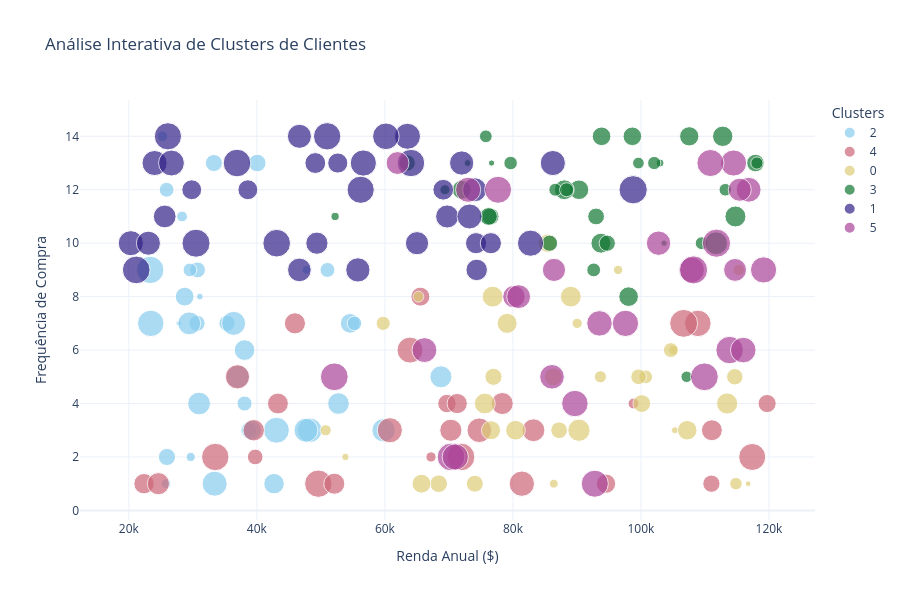

Notebook code cell kept with this figure:
### Code cell
# Gráfico Interativo com Plotly
import plotly.express as px
import plotly.graph_objects as go

df_plot = df.copy()
df_plot['Cluster'] = df_plot['Cluster'].astype(str)

fig = px.scatter(
    df_plot,
    x='Renda_Anual',
    y='Frequência_Compra',
    color='Cluster',
    size='Ticket_Médio',
    hover_data=['ID_Cliente', 'Idade', 'Gênero', 'Pontuação_Fidelidade'],
    title='Análise Interativa de Clusters de Clientes',
    color_discrete_sequence=px.colors.qualitative.Safe
)

# Calcular os centroides no espaço original
centroids_orig = scaler.inverse_transform(kmeans.cluster_centers_)

# Adicionar os centroides ao gráfico 2D
fig.add_trace(go.Scatter(
    x=centroids_orig[:, 0],
    y=centroids_orig[:, 1],
    mode='markers',
    marker=dict(
        size=15,
        color='black',
        symbol='x',
        line=dict(color='white', width=2)
    ),
    name='Centroides'
))

fig.update_layout(
    xaxis_title="Renda Anual ($)",
    yaxis_title="Frequência de Compra",
    legend_title="Clusters",
    template="plotly_white",
    width=900,
    height=600
)
fig.show()

### Figure 1 — Plotly figure (JSON) as saved in the notebook; plotly's stock layout.template omitted (floating-point values rounded to 4 significant figures; data arrays with more than 128 entries replaced by an {"elided": "..."} marker saying what was removed)
{"data": [{"customdata": {"elided": "37x4 mixed values"}, "hovertemplate": "Cluster=2<br>Renda_Anual=%{x}<br>Frequência_Compra=%{y}<br>Ticket_Médio=%{marker.size}<br>ID_Cliente=%{customdata[0]}<br>Idade=%{customdata[1]}<br>Gênero=%{customdata[2]}<br>Pontuação_Fidelidade=%{customdata[3]}<extra></extra>", "legendgroup": "2", "marker": {"color": "rgb(136, 204, 238)", "size": [136, 336, 162, 434, 243, 291, 27, 141, 155, 47, 60, 247, 164, 220, 390, 322, 261, 138, 165, 301, 330, 377, 72, 184, 20, 70, 192, 465, 53, 181, 325, 131, 417, 117, 357, 354, 266], "sizemode": "area", "sizeref": 1.242, "symbol": "circle"}, "mode": "markers", "name": "2", "orientation": "v", "showlegend": true, "type": "scatter", "x": [25895, 59790, 38711, 23420, 54584, 52745, 31093, 38070, 30729, 47751, 25801, 39190, 30647, 28716, 33403, 30966, 42677, 51024, 35338, 68747, 37019, 48251, 28308, 25949, 27805, 25237, 40056, 23343, 29662, 33284, 29435, 55247, 43049, 29540, 36364, 47663, 38071], "xaxis": "x", "y": [12, 3, 3, 7, 7, 4, 8, 4, 9, 9, 1, 3, 7, 8, 1, 4, 1, 9, 7, 5, 5, 3, 11, 2, 7, 14, 13, 9, 2, 13, 7, 7, 3, 9, 7, 3, 6], "yaxis": "y"}, {"customdata": [[2, 69, "Feminino", 81], [12, 28, "Masculino", 88], [13, 41, "Masculino", 69], [23, 55, "Feminino", 80], [25, 38, "Feminino", 75], [44, 24, "Masculino", 82], [54, 43, "Feminino", 90], [59, 24, "Feminino", 90], [62, 64, "Masculino", 73], [64, 31, "Feminino", 47], [67, 67, "Feminino", 94], [71, 23, "Masculino", 81], [76, 43, "Feminino", 99], [80, 53, "Masculino", 56], [87, 40, "Feminino", 88], [100, 32, "Feminino", 64], [107, 18, "Feminino", 86], [119, 59, "Feminino", 100], [124, 26, "Feminino", 83], [140, 52, "Feminino", 70], [143, 31, "Masculino", 94], [147, 43, "Masculino", 94], [157, 68, "Masculino", 95], [161, 69, "Feminino", 92], [162, 49, "Feminino", 75], [168, 62, "Feminino", 62], [179, 19, "Feminino", 70], [183, 45, "Masculino", 84], [189, 28, "Masculino", 90], [196, 69, "Feminino", 77]], "hovertemplate": "Cluster=4<br>Renda_Anual=%{x}<br>Frequência_Compra=%{y}<br>Ticket_Médio=%{marker.size}<br>ID_Cliente=%{customdata[0]}<br>Idade=%{customdata[1]}<br>Gênero=%{customdata[2]}<br>Pontuação_Fidelidade=%{customdata[3]}<extra></extra>", "legendgroup": "4", "marker": {"color": "rgb(204, 102, 119)", "size": [153, 393, 232, 66, 324, 479, 205, 376, 211, 466, 436, 259, 272, 275, 305, 286, 302, 484, 278, 224, 468, 367, 398, 73, 255, 420, 454, 271, 305, 185], "sizemode": "area", "sizeref": 1.242, "symbol": "circle"}, "mode": "markers", "name": "4", "orientation": "v", "showlegend": true, "type": "scatter", "x": [39738, 60764, 94543, 67202, 83208, 71885, 119713, 74748, 69689, 49592, 108891, 22368, 111083, 52097, 70300, 39508, 78335, 106672, 45945, 65543, 33500, 36964, 81389, 98832, 71293, 63919, 117379, 43289, 24611, 111007], "xaxis": "x", "y": [2, 3, 1, 2, 3, 2, 4, 3, 4, 1, 7, 1, 3, 1, 3, 3, 4, 7, 7, 8, 2, 5, 1, 4, 4, 6, 2, 4, 1, 1], "yaxis": "y"}, {"customdata": {"elided": "34x4 mixed values"}, "hovertemplate": "Cluster=0<br>Renda_Anual=%{x}<br>Frequência_Compra=%{y}<br>Ticket_Médio=%{marker.size}<br>ID_Cliente=%{customdata[0]}<br>Idade=%{customdata[1]}<br>Gênero=%{customdata[2]}<br>Pontuação_Fidelidade=%{customdata[3]}<extra></extra>", "legendgroup": "0", "marker": {"color": "rgb(221, 204, 119)", "size": [77, 192, 179, 168, 222, 271, 33, 20, 73, 31, 183, 197, 65, 54, 270, 308, 84, 196, 236, 117, 124, 152, 97, 91, 58, 173, 269, 137, 278, 241, 226, 248, 211, 49], "sizemode": "area", "sizeref": 1.242, "symbol": "circle"}, "mode": "markers", "name": "0", "orientation": "v", "showlegend": true, "type": "scatter", "x": [50746, 68404, 74045, 114660, 65714, 76835, 53828, 116752, 65236, 105314, 76958, 86320, 90031, 96429, 75609, 90313, 115285, 100135, 107235, 100738, 59734, 99634, 114841, 93666, 105067, 87215, 89042, 104664, 113468, 80403, 76573, 79101, 85417, 86387], "xaxis": "x", "y": [3, 1, 1, 5, 1, 8, 2, 1, 8, 3, 5, 5, 7, 9, 4, 3, 9, 4, 3, 5, 7, 5, 1, 5, 6, 3, 8, 6, 4, 3, 3, 7, 10, 1], "yaxis": "y"}, {"customdata": {"elided": "35x4 mixed values"}, "hovertemplate": "Cluster=3<br>Renda_Anual=%{x}<br>Frequência_Compra=%{y}<br>Ticket_Médio=%{marker.size}<br>ID_Cliente=%{customdata[0]}<br>Idade=%{customdata[1]}<br>Gênero=%{customdata[2]}<br>Pontuação_Fidelidade=%{customdata[3]}<extra></extra>", "legendgroup": "3", "marker": {"color": "rgb(17, 119, 51)", "size": [63, 192, 99, 248, 183, 166, 39, 163, 175, 109, 239, 231, 239, 101, 216, 29, 24, 243, 258, 82, 196, 118, 25, 216, 42, 221, 102, 164, 104, 114, 274, 322, 85, 94, 122], "sizemode": "area", "sizeref": 1.242, "symbol": "circle"}, "mode": "markers", "name": "3", "orientation": "v", "showlegend": true, "type": "scatter", "x": [69377, 117888, 113179, 93744, 76491, 63484, 102989, 85726, 92991, 102074, 98069, 107545, 90316, 75766, 98657, 72921, 76661, 88027, 112772, 107142, 76179, 92615, 103613, 93847, 52217, 71990, 109480, 94740, 86617, 79638, 114758, 111747, 99605, 118116, 88385], "xaxis": "x", "y": [12, 13, 12, 10, 11, 13, 13, 10, 11, 13, 8, 14, 12, 14, 14, 13, 13, 12, 14, 5, 11, 9, 10, 14, 11, 12, 10, 10, 12, 13, 11, 10, 13, 13, 12], "yaxis": "y"}, {"customdata": {"elided": "36x4 mixed values"}, "hovertemplate": "Cluster=1<br>Renda_Anual=%{x}<br>Frequência_Compra=%{y}<br>Ticket_Médio=%{marker.size}<br>ID_Cliente=%{customdata[0]}<br>Idade=%{customdata[1]}<br>Gênero=%{customdata[2]}<br>Pontuação_Fidelidade=%{customdata[3]}<extra></extra>", "legendgroup": "1", "marker": {"color": "rgb(51, 34, 136)", "size": [322, 246, 460, 421, 252, 392, 393, 278, 490, 460, 349, 475, 427, 392, 367, 335, 416, 331, 360, 361, 477, 476, 279, 388, 307, 287, 468, 497, 270, 426, 360, 441, 245, 366, 466, 268], "sizemode": "area", "sizeref": 1.242, "symbol": "circle"}, "mode": "markers", "name": "1", "orientation": "v", "showlegend": true, "type": "scatter", "x": [25600, 38589, 56212, 63525, 52635, 20301, 86235, 74240, 30492, 26102, 46641, 43093, 56631, 24014, 55777, 65017, 26655, 69726, 23051, 74021, 21150, 36896, 76556, 73222, 49375, 74340, 64078, 98781, 49124, 82752, 46646, 60158, 29823, 71991, 50977, 69115], "xaxis": "x", "y": [11, 12, 12, 14, 13, 10, 13, 10, 10, 14, 9, 10, 13, 13, 9, 10, 13, 11, 10, 12, 9, 13, 10, 11, 10, 9, 13, 12, 13, 10, 14, 14, 12, 13, 14, 12], "yaxis": "y"}, {"customdata": [[37, 64, "Feminino", 32], [43, 68, "Feminino", 5], [63, 52, "Feminino", 26], [69, 21, "Feminino", 48], [72, 59, "Feminino", 26], [77, 61, "Masculino", 52], [83, 65, "Feminino", 90], [84, 32, "Masculino", 28], [90, 33, "Masculino", 14], [94, 41, "Feminino", 3], [106, 41, "Masculino", 17], [109, 25, "Masculino", 44], [110, 41, "Feminino", 25], [114, 25, "Feminino", 25], [115, 52, "Feminino", 68], [118, 22, "Masculino", 18], [121, 58, "Masculino", 34], [125, 25, "Feminino", 42], [136, 39, "Feminino", 33], [154, 43, "Masculino", 40], [163, 21, "Feminino", 4], [167, 56, "Masculino", 51], [185, 61, "Feminino", 20], [186, 61, "Masculino", 12], [192, 56, "Masculino", 38], [194, 18, "Feminino", 11], [197, 30, "Feminino", 3], [198, 58, "Masculino", 33]], "hovertemplate": "Cluster=5<br>Renda_Anual=%{x}<br>Frequência_Compra=%{y}<br>Ticket_Médio=%{marker.size}<br>ID_Cliente=%{customdata[0]}<br>Idade=%{customdata[1]}<br>Gênero=%{customdata[2]}<br>Pontuação_Fidelidade=%{customdata[3]}<extra></extra>", "legendgroup": "5", "marker": {"color": "rgb(170, 68, 153)", "size": [478, 377, 430, 480, 432, 409, 428, 469, 384, 393, 334, 480, 436, 404, 424, 495, 370, 456, 385, 457, 408, 332, 313, 325, 454, 327, 491, 354], "sizemode": "area", "sizeref": 1.242, "symbol": "circle"}, "mode": "markers", "name": "5", "orientation": "v", "showlegend": true, "type": "scatter", "x": [70336, 86105, 70993, 109912, 97575, 107922, 119157, 113848, 116825, 73006, 86412, 52093, 89678, 93523, 114476, 111794, 102750, 110852, 66175, 92789, 115981, 115435, 80160, 61975, 77679, 114704, 108223, 80890], "xaxis": "x", "y": [2, 5, 2, 5, 7, 9, 9, 6, 12, 12, 9, 5, 4, 7, 13, 10, 10, 13, 6, 1, 6, 12, 8, 13, 12, 9, 9, 8], "yaxis": "y"}], "layout": {"height": 600, "legend": {"itemsizing": "constant", "title": {"text": "Clusters"}, "tracegroupgap": 0}, "title": {"text": "Análise Interativa de Clusters de Clientes"}, "width": 900, "xaxis": {"anchor": "y", "domain": [0, 1], "title": {"text": "Renda Anual ($)"}}, "yaxis": {"anchor": "x", "domain": [0, 1], "title": {"text": "Frequência de Compra"}}}}
